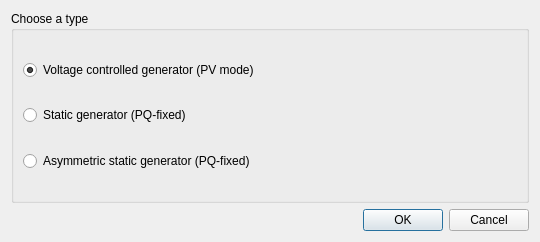
<?xml version="1.0" encoding="UTF-8"?>
<ui version="4.0">
 <class>Dialog</class>
 <widget class="QDialog" name="Dialog">
  <property name="geometry">
   <rect>
    <x>0</x>
    <y>0</y>
    <width>540</width>
    <height>242</height>
   </rect>
  </property>
  <property name="minimumSize">
   <size>
    <width>540</width>
    <height>242</height>
   </size>
  </property>
  <property name="maximumSize">
   <size>
    <width>540</width>
    <height>242</height>
   </size>
  </property>
  <property name="windowTitle">
   <string>Adding a generator</string>
  </property>
  <layout class="QVBoxLayout" name="verticalLayout">
   <item>
    <widget class="QGroupBox" name="groupBox">
     <property name="title">
      <string>Choose a type</string>
     </property>
     <layout class="QVBoxLayout" name="verticalLayout_2">
      <item>
       <spacer name="verticalSpacer_3">
        <property name="orientation">
         <enum>Qt::Vertical</enum>
        </property>
        <property name="sizeHint" stdset="0">
         <size>
          <width>20</width>
          <height>40</height>
         </size>
        </property>
       </spacer>
      </item>
      <item>
       <widget class="QRadioButton" name="radioGen">
        <property name="text">
         <string>Voltage controlled generator (PV mode)</string>
        </property>
        <property name="checked">
         <bool>true</bool>
        </property>
       </widget>
      </item>
      <item>
       <spacer name="verticalSpacer_4">
        <property name="orientation">
         <enum>Qt::Vertical</enum>
        </property>
        <property name="sizeHint" stdset="0">
         <size>
          <width>20</width>
          <height>40</height>
         </size>
        </property>
       </spacer>
      </item>
      <item>
       <widget class="QRadioButton" name="radioStaticGen">
        <property name="text">
         <string>Static generator (PQ-fixed)</string>
        </property>
       </widget>
      </item>
      <item>
       <spacer name="verticalSpacer_2">
        <property name="orientation">
         <enum>Qt::Vertical</enum>
        </property>
        <property name="sizeHint" stdset="0">
         <size>
          <width>20</width>
          <height>40</height>
         </size>
        </property>
       </spacer>
      </item>
      <item>
       <widget class="QRadioButton" name="radioAStaticGen">
        <property name="text">
         <string>Asymmetric static generator (PQ-fixed)</string>
        </property>
       </widget>
      </item>
      <item>
       <spacer name="verticalSpacer_5">
        <property name="orientation">
         <enum>Qt::Vertical</enum>
        </property>
        <property name="sizeHint" stdset="0">
         <size>
          <width>20</width>
          <height>40</height>
         </size>
        </property>
       </spacer>
      </item>
     </layout>
    </widget>
   </item>
   <item>
    <spacer name="verticalSpacer">
     <property name="orientation">
      <enum>Qt::Vertical</enum>
     </property>
     <property name="sizeHint" stdset="0">
      <size>
       <width>20</width>
       <height>40</height>
      </size>
     </property>
    </spacer>
   </item>
   <item>
    <widget class="QDialogButtonBox" name="buttonBox">
     <property name="orientation">
      <enum>Qt::Horizontal</enum>
     </property>
     <property name="standardButtons">
      <set>QDialogButtonBox::Cancel|QDialogButtonBox::Ok</set>
     </property>
    </widget>
   </item>
  </layout>
 </widget>
 <resources/>
 <connections>
  <connection>
   <sender>buttonBox</sender>
   <signal>accepted()</signal>
   <receiver>Dialog</receiver>
   <slot>accept()</slot>
   <hints>
    <hint type="sourcelabel">
     <x>248</x>
     <y>254</y>
    </hint>
    <hint type="destinationlabel">
     <x>157</x>
     <y>274</y>
    </hint>
   </hints>
  </connection>
  <connection>
   <sender>buttonBox</sender>
   <signal>rejected()</signal>
   <receiver>Dialog</receiver>
   <slot>reject()</slot>
   <hints>
    <hint type="sourcelabel">
     <x>316</x>
     <y>260</y>
    </hint>
    <hint type="destinationlabel">
     <x>286</x>
     <y>274</y>
    </hint>
   </hints>
  </connection>
 </connections>
</ui>
